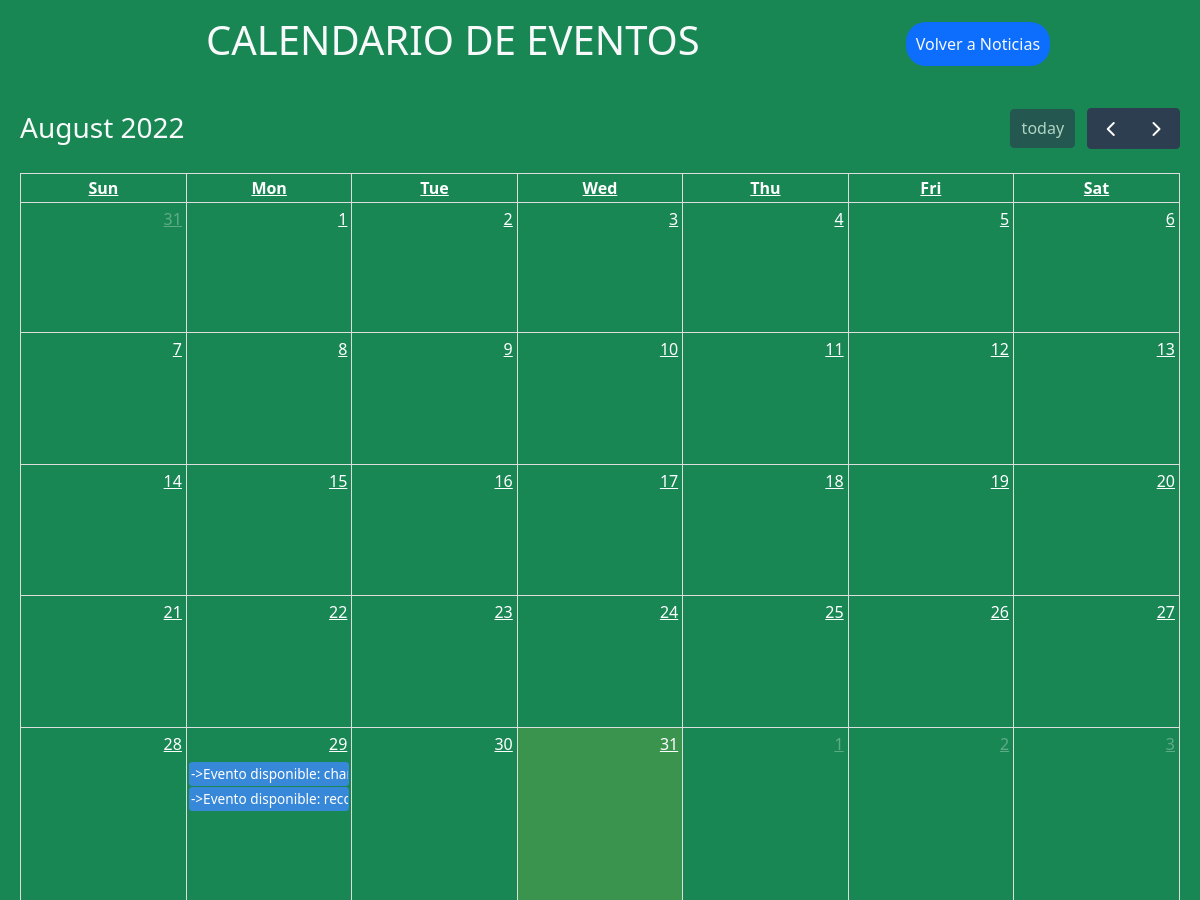
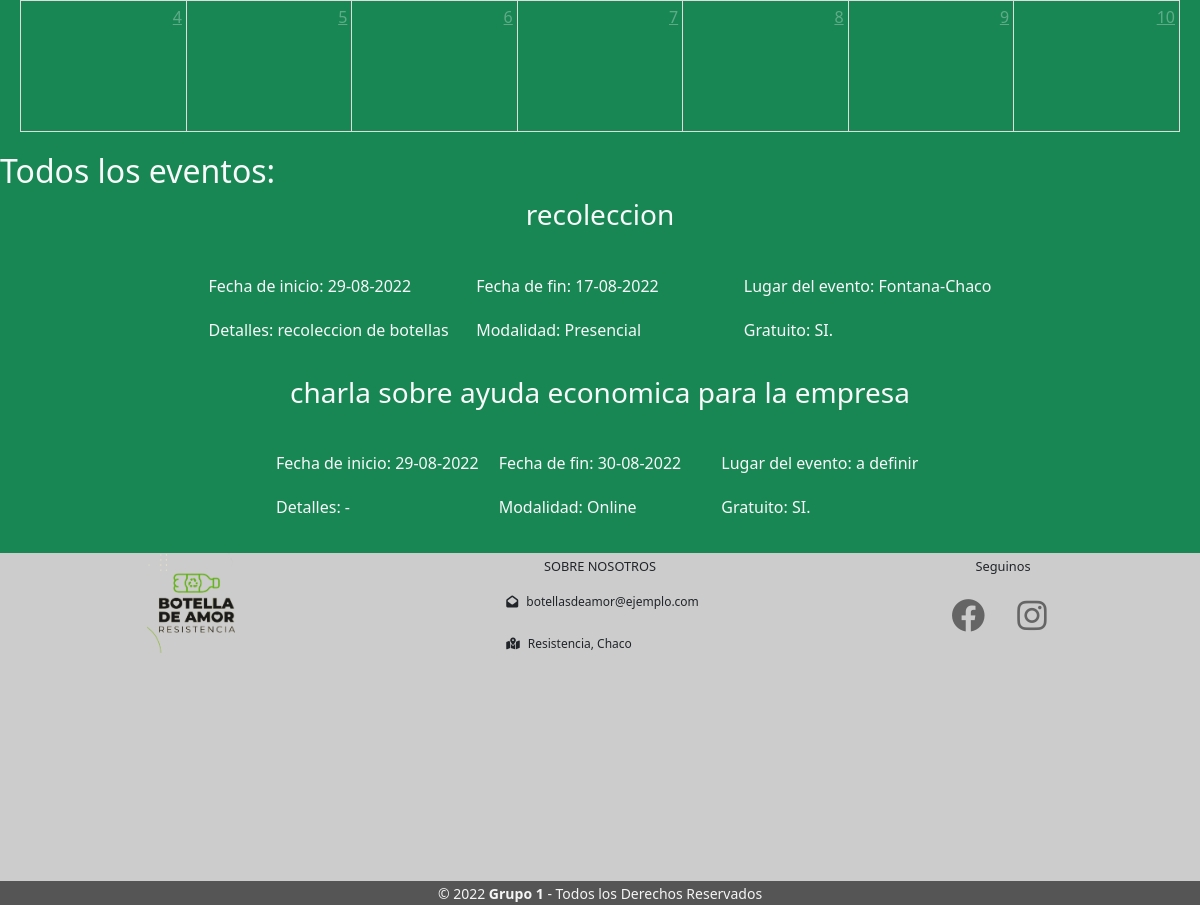
The app's page /eventos/eventos/ with its own data (2 pictures, top to bottom).
### apps/eventos/models.py (models this page shows, shortened)
class Evento(models.Model):
    nombre = models.CharField(max_length=150)
    lugar = models.CharField(max_length=150)
    contenido = models.CharField(max_length= 200)
    fechaInicio = models.DateField('Fecha de inicio', auto_now = False, auto_now_add= True)
    fechaFin = models.DateField('Fecha de finalizacion', auto_now= False, auto_now_add = False)
    modalidad = models.ForeignKey(Modalidad, on_delete= models.CASCADE, null = True, blank = True)
    gratuito = models.BooleanField(default = True, verbose_name= "Gratis")
    estado = models.BooleanField(default = True, verbose_name = 'Estado')

class Modalidad(models.Model):
    nombre = models.CharField(max_length=150)
    def __str__(self):
        return self.nombre

### apps/eventos/views.py (the view)
# urls.py: path('eventos/', ListaEventos.as_view(), name="evento"),
class ListaEventos(ListView):
    model = Evento
    template_name = 'eventos/seccion_eventos.html'
    def get_queryset(self):
        queryset = self.model.objects.filter(estado=True)
        return queryset

### templates/eventos/seccion_eventos.html (shortened to what this page needs)
{% extends 'base.html' %}
{% load static %}
{% block title %}
<link rel="stylesheet" href="{% static 'eventos/eventoss.css' %}">
<link rel="stylesheet" href="{% static 'js/fullcalendar/main.css' %}">
<link href="https://cdn.jsdelivr.net/npm/bootstrap@5.2.0/dist/css/bootstrap.min.css" rel="stylesheet"
>
{% endblock title%}
{% block contenido %}
<div class="body bg-success text-light">
    <div class="header">
        <h1 class="text-center p-3">CALENDARIO DE EVENTOS</h1>
        <a href="{% url 'noticias' %}" class="bg-primary text-light">Volver a Noticias</a>
    </div>
    <div id="calendar" style="padding:20px;"> </div>
    {% if object_list%}
    <h2>Todos los eventos:</h2>
    {% for evento in object_list %}
    <div class="eventos">
        <h3> {{ evento.nombre }}</h3>
        <div class="eventos-info
        p-4">
            <p>Fecha de inicio: {{ evento.fechaInicio|date:'d-m-Y' }}</p>
            <p>Fecha de fin: {{ evento.fechaFin|date:'d-m-Y' }}</p>
            <p>Lugar del evento: {{ evento.lugar }}</p>
            <p>Detalles: {{ evento.contenido }}</p>
            <p>Modalidad: {{ evento.modalidad }}</p>
            {% if evento.gratuito == False %}
            <p>Gratuito: NO.</p>
            {% else %}
            <p>Gratuito: SI.</p>
            {% endif%}
        </div>
    </div>
    {% endfor %}
    {% else %}
    <h2>NO HAY EVENTOS DISPONIBLES.</h2>
    {% endif%}
</div>
{% endblock contenido %}

### static/eventos/eventoss.css (style rules this page uses)
.eventos { width: 100%; display:flex; flex-direction: column; align-items: center; justify-content:center; }
.eventos-info { display:grid; grid-template-columns: repeat(3, 1fr); grid-template-rows: repeat(2, 1fr); }
.eventos-info p { margin: 10px; }
.header { display: flex; justify-content:space-around; align-items: center; }
.header h1 { margin-left: 95px; }
.header a { text-decoration: none; padding: 10px; margin-right: 55px; border-radius: 20px; }

### static/js/fullcalendar/main.css (style rules this page uses)
.fc { display: flex; flex-direction: column; font-size: 1em }
.fc, .fc *, .fc *:before, .fc *:after { box-sizing: border-box; }
.fc-direction-ltr { direction: ltr; text-align: left; }
:root { --fc-daygrid-event-dot-width: 8px; }
:root { --fc-list-event-dot-width: 10px; --fc-list-event-hover-bg-color: #f5f5f5; }

### records on screen
Evento: nombre "recoleccion", fechaInicio "29-08-2022", fechaFin "17-08-2022", lugar "Fontana-Chaco", contenido "recoleccion de botellas", modalidad "Presencial", gratuito "Gratuito: SI."
Evento: nombre "charla sobre ayuda economica para la empresa", fechaInicio "29-08-2022", fechaFin "30-08-2022", lugar "a definir", contenido "-", modalidad "Online", gratuito "Gratuito: SI."
